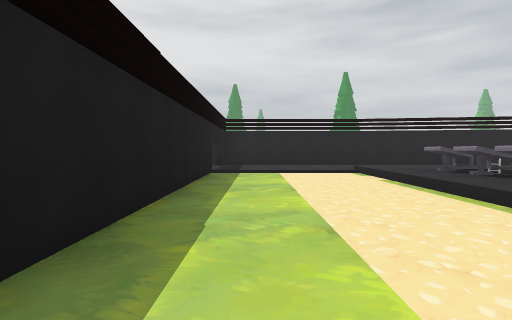
view 1 (above)

17 first-person views from a walk through a scene from a Unity 3-D project. The camera is 1.3 m above the floor, tilts 2° down and sees 80° across. Doors are open. The floor is counted in squares, 2 m on a side. Each view is taken from the middle of a square. On the plan, view 1 faces up. The plan holds only what a view shows up to about 10 squares ahead; the rest is blank. The place goes on beyond the plan. The player is left out. Some surface patterns are stand-ins.

view 2
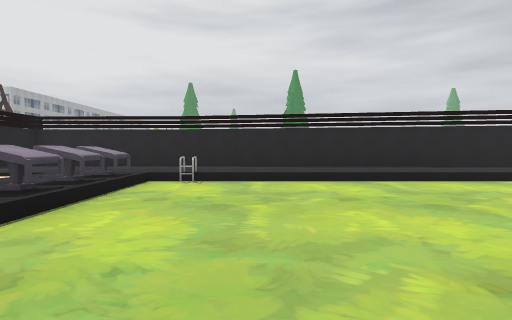

view 3
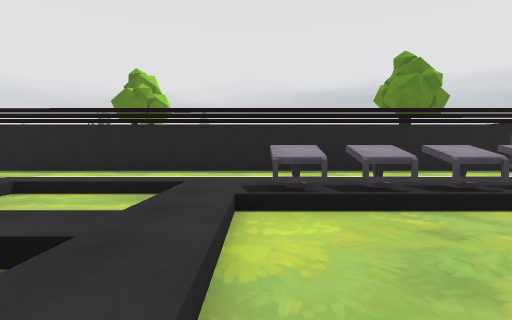

view 4
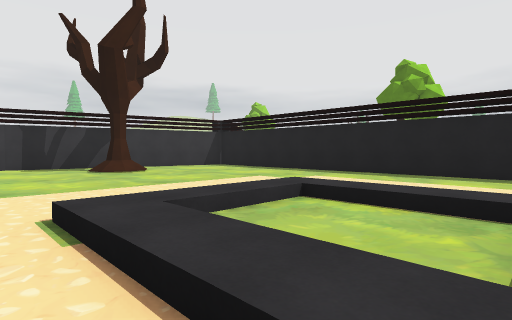

view 5
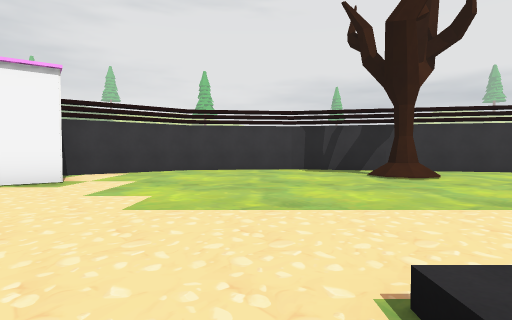

view 6
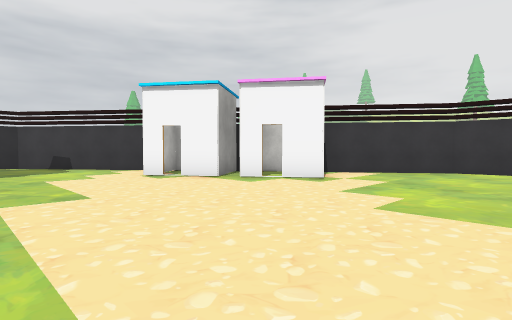

view 7
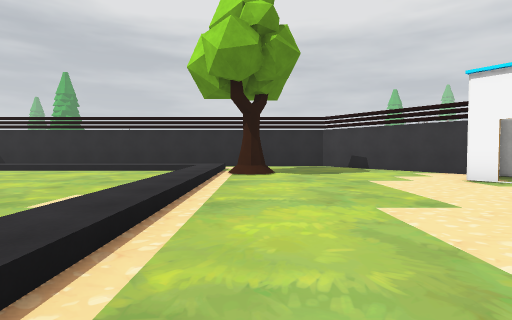

view 8
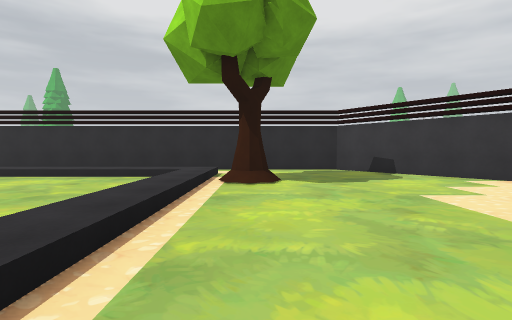

view 9
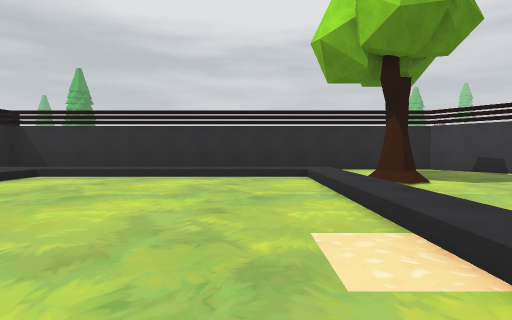

view 10
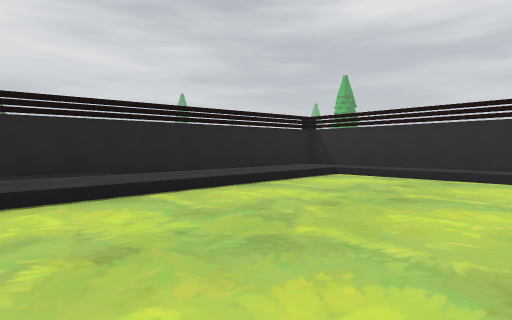

view 11
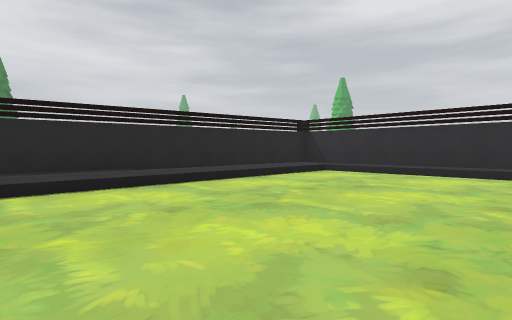

view 12
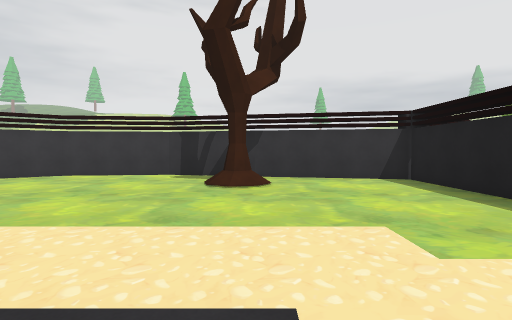

view 13
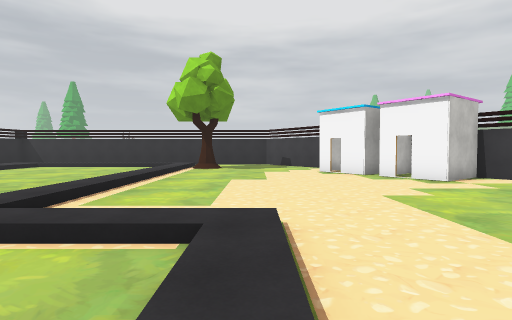

view 14
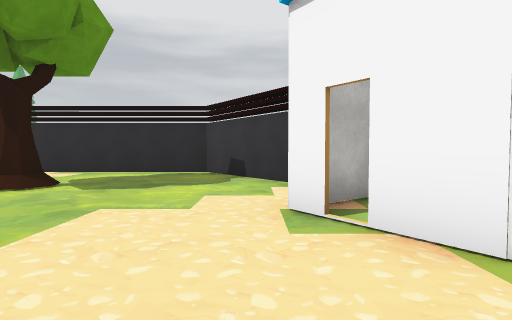

view 15
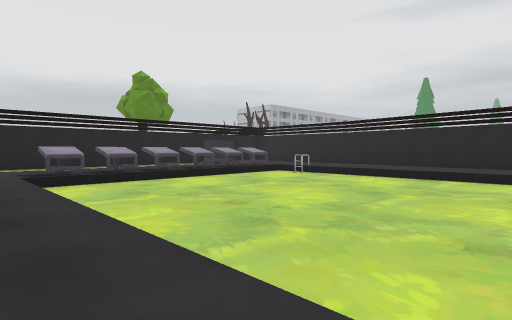

view 16
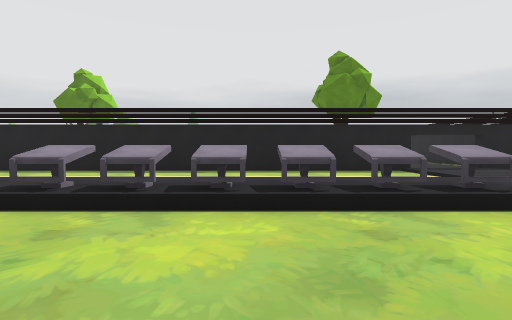

view 17
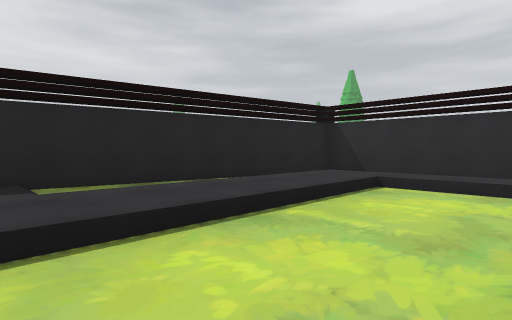

### Floor plan
Key: @ floor where view 1 was taken; # wall or solid block; . main floor; : floor 0.25 m higher than the main floor; / step, stairs or slope; D open door; = window, fence, low wall or low ledge; ^ raised ledge.
Columns run from 2 left of view 1 to 20 right of it. Each row starts with its distance up from view 1.
 11  #//////////#######
 10 :::::/      :::/..#####
  9 ::::://////////////// #
  8  #.../::::::::::::::/ #
  7  #.../^/=//////////// #
  6  #.../^/...........// #
  5  #.../^/...........// #
  4  #.../^/...........// #
  3  #.../^/...........// #
  2  #.../^/...........// #
  1  #.. /^////////////// #
  0  #@. ///:////////////.#
 -1  #.. /..:.........#/..#
 -2  #.. /..:.............#
 -3  #...////.............#
 -4  #...................##
 -5  #..................##
 -6  #.............#D####
 -7  #............D#.##
 -8  #...........####
 -9  #...#/.......##
-10  #...//......##
-11  ####.......##
-12     #########

Positions as (right, up) in squares from view 1, and headings:
1: (0, 0), facing up
2: (7, 1), facing up
3: (8, 1), facing left
4: (7, 0), facing down-left
5: (7, -2), facing down
6: (7, -2), facing down-right
7: (8, -1), facing right
8: (10, -1), facing right
9: (10, 2), facing right
10: (10, 3), facing up-right
11: (9, 2), facing up-right
12: (3, -2), facing down
13: (3, -3), facing right
14: (11, -5), facing right
15: (11, 0), facing up-left
16: (8, 4), facing left
17: (12, 5), facing up-right
